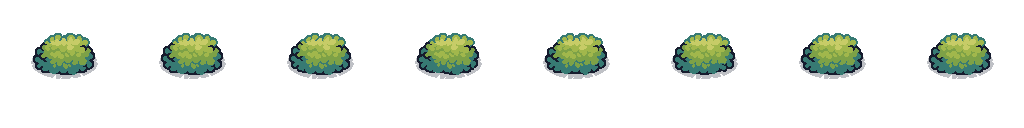
#> input picture pack/Tiny Swords (Free Pack)/Terrain/Decorations/Bushes/Bushe1.png, 1024 x 128 px
$ python build_atlas.py
#> lines starting #> are read from the running program, lines starting #| are printed output that depends on the picture
from PIL import Image
import os

# Path to the bushes folder
folder = "."

files = [
    "Bushe1.png", # 1024 x 128
    "Bushe2.png", # 1024 x 128
    "Bushe3.png", # 1024 x 128
    "Bushe4.png"  # 1024 x 128
]

# Load images
images = [Image.open(f"{folder}/{f}") for f in files]
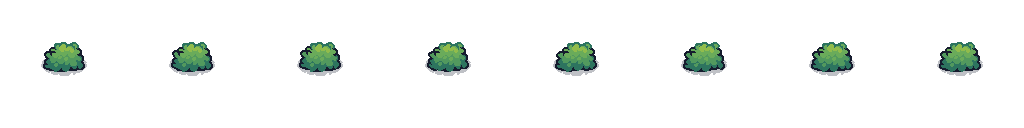
#> input picture pack/Tiny Swords (Free Pack)/Terrain/Decorations/Bushes/Bushe2.png, 1024 x 128 px
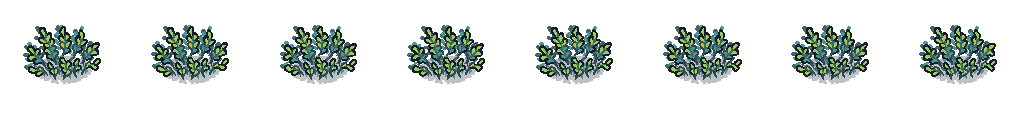
#> input picture pack/Tiny Swords (Free Pack)/Terrain/Decorations/Bushes/Bushe3.png, 1024 x 128 px
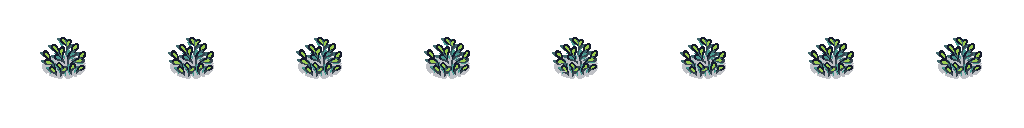
#> input picture pack/Tiny Swords (Free Pack)/Terrain/Decorations/Bushes/Bushe4.png, 1024 x 128 px
#> images = 4 items

# Calculate total size (Width is 1024, Height is 128 * 4 = 512)
w = images[0].width
#> w = 1024
total_h = sum(img.height for img in images)
#> total_h = 512

# Create massive transparent canvas
combined = Image.new("RGBA", (w, total_h))
#> combined: PIL image 1024x512 RGBA; every value is 0

# Paste one under the other
y_offset = 0
for img in images:
    combined.paste(img, (0, y_offset))
    y_offset += img.height
#> this loop made 4 passes
#> y_offset on passes 1 to 4: 128, 256, 384, 512
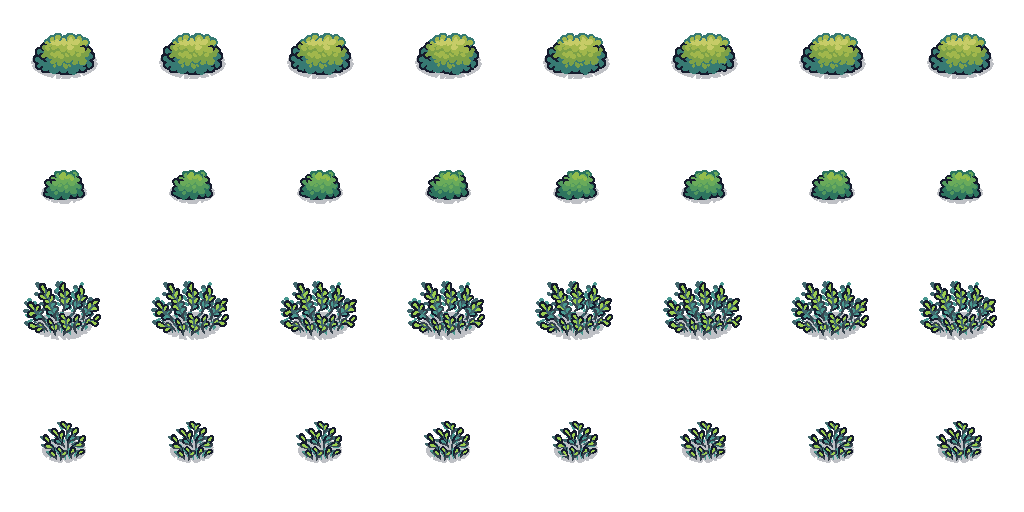
#> combined: PIL image 1024x512 RGBA; mean R, G, B, A 8.2, 11.9, 9.3, 27.5; transparent parts drawn white
#> after the loop, y_offset = 512

# Save Atlas
combined.save(f"{folder}/BushesAtlas.png")

print(f"✅ BushesAtlas.png successfully created! Size: {w}x{total_h}")
#| ✅ BushesAtlas.png successfully created! Size: 1024x512
